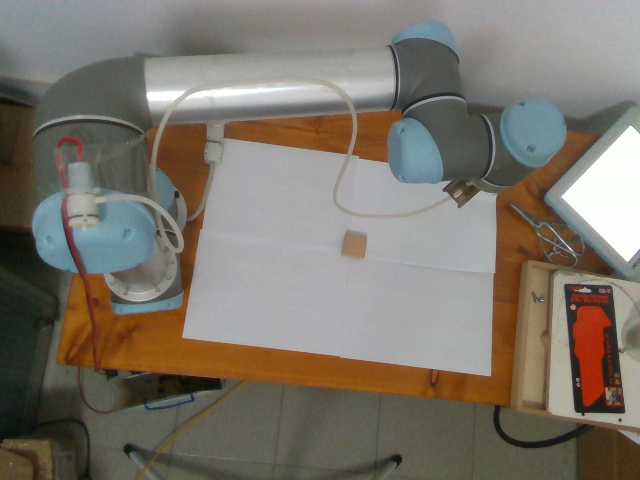
#> input picture findBlock/images/0.png, 640 x 480 px; its folder holds 5 pictures in this run
$ python findBlock.py
#> lines starting #> are read from the running program, lines starting #| are printed output that depends on the picture; after the words box and inside, x2 and y2 are one past the last pixel; in counts of white or black regions, pixels touching at a corner belong together
import cv2
import numpy as np
import os
import time
from enum import Enum
import math
import imutils

### read file name from floder
# [10 lines left out: function read_file_name, not called in this run]


###Loading image
def load_image(file_name):
#> called with file_name = '0.png'
    image_address = 'images/' + file_name
    print ('Image: ' +image_address+' is processing')
    # image_address = 'src_images/yuan_pi.jpg'
    src_image = cv2.imread(image_address, 1)
#> src_image is the input picture: shape (480, 640, 3); mean B, G, R 106.4, 116.8, 123.3
    if src_image is None:
        print ("Image failed to load")
    else:
        print ("Image loaded")
    return src_image

### find contours of sharpe
def find_contours_sharpe(src_image):
    # convert image to grayscale image
    gray_image =  cv2.cvtColor(src_image, cv2.COLOR_BGR2GRAY)
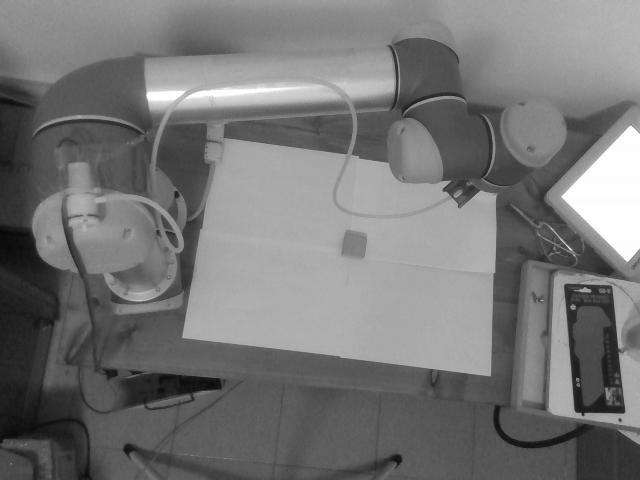
#> gray_image: shape (480, 640); min 8, max 255, mean 117.5

    # 模糊化（降噪）
    kernel_size = 13 # 必须是奇数
    radius = 2
    blurred_image = cv2.GaussianBlur(gray_image , (kernel_size, kernel_size) , radius)
    if blurred_image is not None:
        print ("Image blurred")

    #convert the grayscale image to binary image (二值化)
    threshold = 126
    max_value = 225
    ret, thresh = cv2.threshold(blurred_image, threshold, max_value, cv2.THRESH_BINARY)
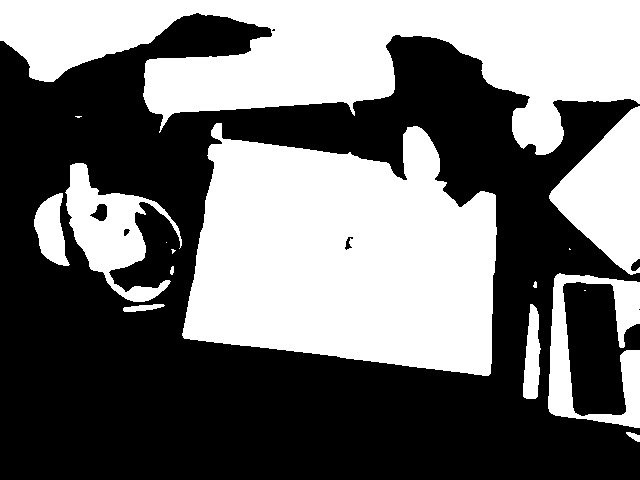
#> thresh: shape (480, 640); values 0 (black) and 225 (white), 44.4% white; 16 white regions (5 under 20 px)
#> ret = 126
    if thresh is not None:
        print ("Threshold complete")

    #Finding contours
    # contours, hierarchy = cv2.findContours(thresh, cv2.RETR_CCOMP, cv2.CHAIN_APPROX_SIMPLE)
    contours, hierarchy = cv2.findContours(thresh, cv2.RETR_TREE, cv2.CHAIN_APPROX_SIMPLE)
#> contours = 20 contours, 8 with area under 20; largest, box (x1, y1, x2, y2) and area: (182, 123, 497, 376) 59043, (0, 0, 640, 155) 51960, (549, 106, 640, 275) 8464, (65, 163, 182, 302) 6208, (548, 273, 640, 428) 5382
    contours_count = len(contours)
#> contours_count = 20
    if contours is not None:
        print (str(contours_count) + " contours found in total")
#| 20 contours found in total
    return contours,hierarchy

### find the main contour (biggest area)
# [74 lines left out: functions find_biggest_contour, contours_filter, find_ceteroid_shape, draw_fitting_contour, draw_contour_and_centroid, display_contour_centroid and 1 more, not called in this run]

def main():
    # root_dir = 'images/'
    # entries = os.listdir(os.path.join(os.path.dirname(root_dir))
    img = load_image("0.png")
    contours, hierarchy = find_contours_sharpe(img)
    # The hierarchy returned by findContours has four columns : [Next, Previous, First_Child, Parent]
    # https://stackoverflow.com/questions/52397592/only-find-contour-without-child (How to get child )
    child_contour = hierarchy [0, :,2]
#> child_contour = 20 values, max 19 at index 18, min -1 at index 0, mean 1.45
    cnts = contours
#> cnts has the same summary as contours in find_contours_sharpe
    # pirnt("number of contours:" + len(cnts))
    cnts = [ cnts[i] for i in child_contour if (cv2.contourArea(cnts[i]) > 100) and (cv2.contourArea(cnts[i]) < 1000)]
#> cnts = []
    for c in cnts:
        cX, cY = find_ceteroid_shape(c)
        x,y,w,h = cv2.boundingRect(c)
        cv2.rectangle(img,(x,y),(x+w,y+h),(0,0,255),3)
        draw_contour_and_centroid(img, c, cX, cY, (0,255,0), 3)
#> this loop made 0 passes

    cv2.imshow('img',img)
    cv2.waitKey(0)
    cv2.destroyAllWindows()

    # write_to_file(i, contours_dst)

if __name__ == "__main__":
    main()
